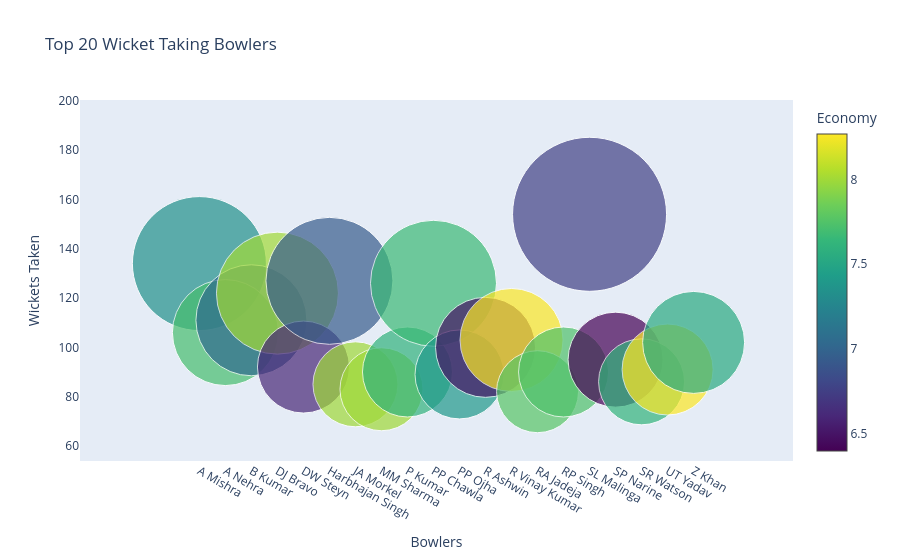

Notebook source saved alongside this figure:
### Code cell
trace = go.Scatter(

    y = bowlers['wickets'],

    x = bowlers['bowler'],

    mode = 'markers',

    marker = dict(

        size = bowlers['wickets'].values,

        color = bowlers['economy'].values,

        colorscale = 'Viridis',

        showscale = True,

        colorbar = dict(title = 'Economy'),

    ),

    text = bowlers['overs'].values

)

data = [trace]

layout = go.Layout(

    autosize = True,

    title = 'Top 20 Wicket Taking Bowlers',

    hovermode = 'closest',

    xaxis = dict(

        showgrid = False,

        zeroline = False,

        showline = False,

        title = 'Bowlers'

    ),

    yaxis = dict(

        title = 'Wickets Taken',

        ticklen = 5,

        gridwidth = 2,

        showgrid = False,

        zeroline = False,

        showline = False

    ),

    showlegend = False

)

fig = go.Figure(data = data, layout = layout)

py.iplot(fig, filename = 'scatterChart')

### Figure 1 — Plotly figure (JSON) as saved in the notebook; plotly's stock layout.template omitted (floating-point values rounded to 4 significant figures)
{"data": [{"marker": {"color": [7.336, 7.711, 7.04, 8.005, 6.6, 6.931, 7.999, 8.0, 7.604, 7.668, 7.401, 6.491, 8.263, 7.768, 7.739, 6.757, 6.396, 7.619, 8.27, 7.54], "colorbar": {"title": {"text": "Economy"}}, "colorscale": [[0, "#440154"], [0.1111, "#482878"], [0.2222, "#3e4989"], [0.3333, "#31688e"], [0.4444, "#26828e"], [0.5556, "#1f9e89"], [0.6667, "#35b779"], [0.7778, "#6ece58"], [0.8889, "#b5de2b"], [1, "#fde725"]], "showscale": true, "size": [134.0, 106.0, 111.0, 122.0, 92.0, 127.0, 85.0, 83.0, 90.0, 126.0, 89.0, 100.0, 103.0, 82.0, 90.0, 154.0, 95.0, 86.0, 91.0, 102.0]}, "mode": "markers", "text": [450.5, 329.0, 342.3, 351.7, 359.8, 498.2, 301.2, 261.0, 439.5, 432.3, 324.2, 393.2, 360.2, 327.0, 312.3, 449.0, 326.0, 326.8, 338.8, 379.3], "type": "scatter", "x": ["A Mishra", "A Nehra", "B Kumar", "DJ Bravo", "DW Steyn", "Harbhajan Singh", "JA Morkel", "MM Sharma", "P Kumar", "PP Chawla", "PP Ojha", "R Ashwin", "R Vinay Kumar", "RA Jadeja", "RP Singh", "SL Malinga", "SP Narine", "SR Watson", "UT Yadav", "Z Khan"], "y": [134.0, 106.0, 111.0, 122.0, 92.0, 127.0, 85.0, 83.0, 90.0, 126.0, 89.0, 100.0, 103.0, 82.0, 90.0, 154.0, 95.0, 86.0, 91.0, 102.0]}], "layout": {"autosize": true, "hovermode": "closest", "showlegend": false, "title": {"text": "Top 20 Wicket Taking Bowlers"}, "xaxis": {"showgrid": false, "showline": false, "title": {"text": "Bowlers"}, "zeroline": false}, "yaxis": {"gridwidth": 2, "showgrid": false, "showline": false, "ticklen": 5, "title": {"text": "Wickets Taken"}, "zeroline": false}}}
